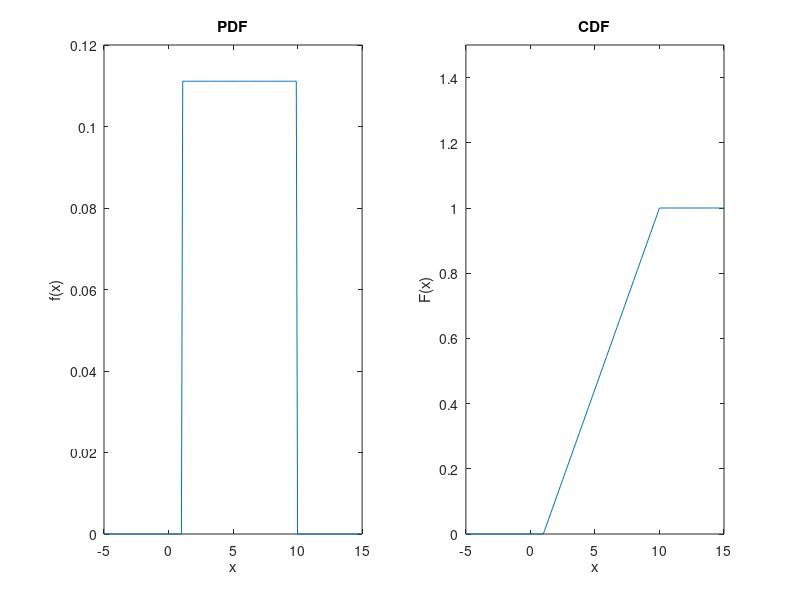
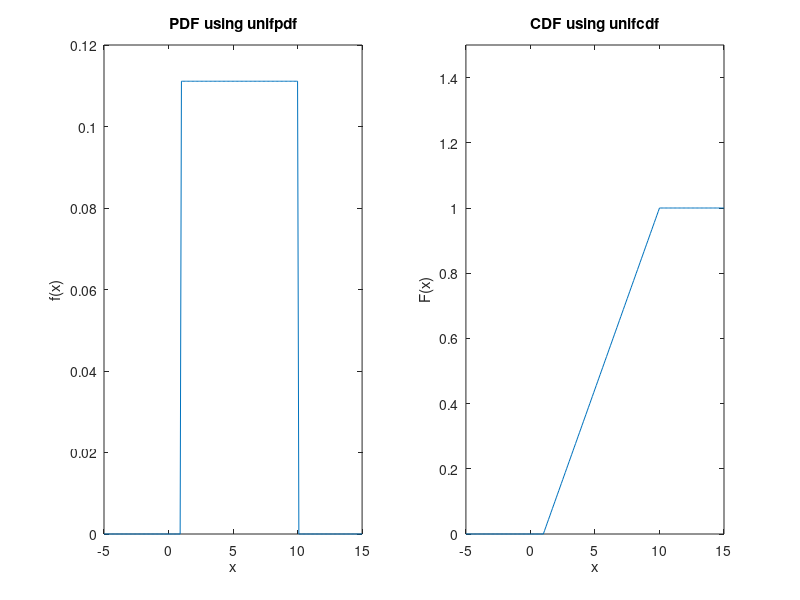

Write the MATLAB code that produced these figures, in order.
%a and b will be the bounds for 
%our probability density function f
a=1;
b=10;
x=-5:.1:15;
%f is our pdf
f=[];
for i=a:length(x)
    if x(i)>a && x(i)<b
        f(i)=1/(b-a);
    else
        f(i)=0;
    end
end

%plotting pdf
figure(1);
subplot(1,2,1);
plot(x,f);
title('PDF');
xlabel('x');
ylabel('f(x)');

%F is our cdf 
F=[];
for i=a:length(x)
    if x(i)>a && x(i)<b
        F(i)=(x(i)-a)/(b-a);
    elseif x(i)>=b
        F(i)=1;
    end
end

%plots cdf
subplot(1,2,2);
plot(x,F);
title('CDF');
xlabel('x');
ylabel('F(x)');
axis([-5 15 0 1.5]);

%testing unifpdf and unifcdf functions
pdfFunction = unifpdf(x,a,b);
figure(2);
subplot(1,2,1);
plot(x,pdfFunction);
title('PDF using unifpdf');
xlabel('x');
ylabel('f(x)');

cdfFunction = unifcdf(x,a,b);
%plots cdf
subplot(1,2,2);
plot(x,cdfFunction);
title('CDF using unifcdf');
xlabel('x');
ylabel('F(x)');
axis([-5 15 0 1.5]);


